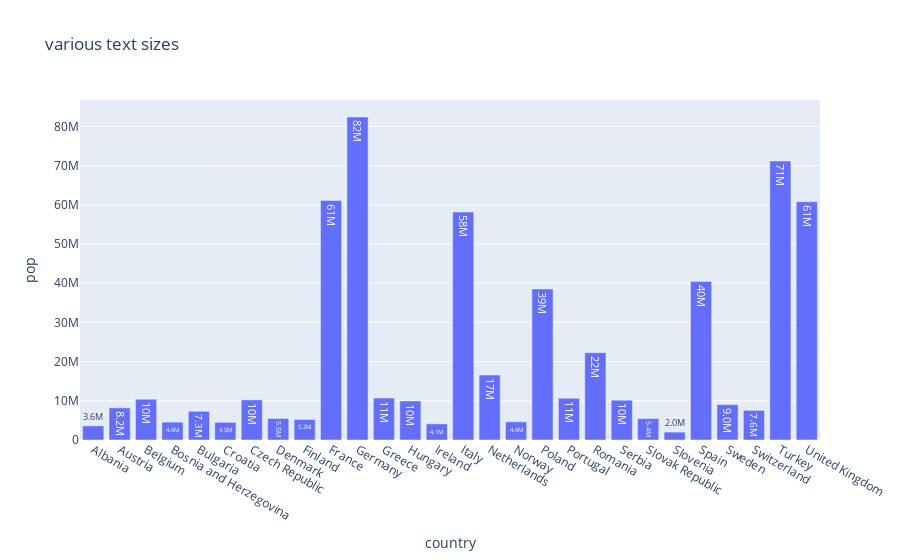

Here is the notebook cell this chart was saved with:
### Markdown cell above
Bar plot

### Code cell
df = px.data.gapminder().query("continent == 'Europe' and year == 2007 and pop > 2.e6")
fig = px.bar(df, y='pop', x='country', text_auto='.2s',
             title="various text sizes")
fig.show()

### Figure 1 — Plotly figure (JSON) as saved in the notebook; plotly's stock layout.template omitted (floating-point values rounded to 4 significant figures)
{"data": [{"hovertemplate": "country=%{x}<br>pop=%{y}<extra></extra>", "legendgroup": "", "marker": {"color": "#636efa", "pattern": {"shape": ""}}, "name": "", "orientation": "v", "showlegend": false, "textposition": "auto", "texttemplate": "%{y:.2s}", "type": "bar", "x": ["Albania", "Austria", "Belgium", "Bosnia and Herzegovina", "Bulgaria", "Croatia", "Czech Republic", "Denmark", "Finland", "France", "Germany", "Greece", "Hungary", "Ireland", "Italy", "Netherlands", "Norway", "Poland", "Portugal", "Romania", "Serbia", "Slovak Republic", "Slovenia", "Spain", "Sweden", "Switzerland", "Turkey", "United Kingdom"], "xaxis": "x", "y": [3600523, 8199783, 10392226, 4552198, 7322858, 4493312, 10228744, 5468120, 5238460, 61083916, 82400996, 10706290, 9956108, 4109086, 58147733, 16570613, 4627926, 38518241, 10642836, 22276056, 10150265, 5447502, 2009245, 40448191, 9031088, 7554661, 71158647, 60776238], "yaxis": "y"}], "layout": {"barmode": "relative", "legend": {"tracegroupgap": 0}, "title": {"text": "various text sizes"}, "xaxis": {"anchor": "y", "domain": [0, 1], "title": {"text": "country"}}, "yaxis": {"anchor": "x", "domain": [0, 1], "title": {"text": "pop"}}}}
